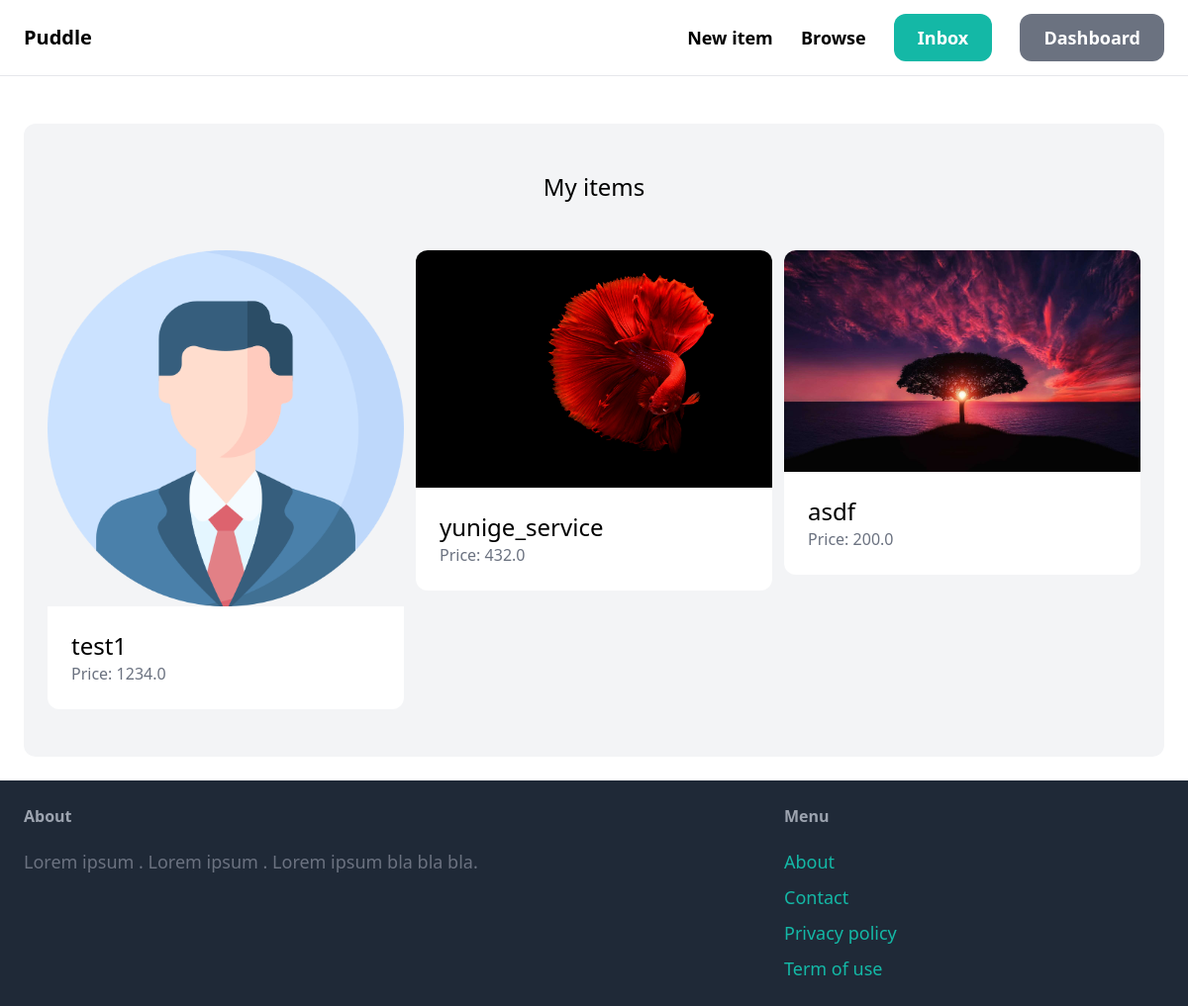
The page /dashboard/ (signed in) on the database its author committed.
### item/models.py (models this page shows, shortened)
class Item(models.Model):
    category = models.ForeignKey(Category, related_name='items', on_delete=models.CASCADE)
    name = models.CharField(max_length=255)
    description = models.TextField(blank=True, null=True)
    price = models.FloatField()
    image = models.ImageField(upload_to='item_images', blank=True, null=True)
    is_sold = models.BooleanField(default=False)
    created_by = models.ForeignKey(User, related_name='items', on_delete=models.CASCADE)
    created_at = models.DateTimeField(auto_now_add=True)

### dashboard/views.py (the view)
# urls.py: path('', views.index, name='index'),
@login_required
def index(request):
    items = Item.objects.filter(created_by=request.user)
    return render(request, 'dashboard/index.html', {
        'items': items,
    })

### dashboard/templates/dashboard/index.html (shortened to what this page needs)
{% extends 'core/base.html' %}
{% block content %}
    <div class="mt-6 px-6 py-12 bg-gray-100 rounded-xl">
        <h2 class="mb-12 text-2xl text-center">My items</h2>
        <div class="grid grid-cols-3 gap-3">
            {% for item in items %}
                <div>
                    <a href="{% url 'item:detail' item.id %}">
                        <div>
                            <img src="{{ item.image.url }}" class="rounded-t-xl">
                        </div>
                        <div class="p-6 bg-white rounded-b-xl">
                            <h2 class="text-2xl">{{ item.name }}</h2>
                            <p class="text-gray-500">Price: {{ item.price }}</p>
                        </div>
                    </a>
                </div>
            {% endfor %}
        </div>
    </div>
{% endblock %}

### rows shown on the page
Item: image (picture), name "test1", price "1234.0"
Item: image (picture), name "yunige_service", price "432.0"
Item: image (picture), name "asdf", price "200.0"
